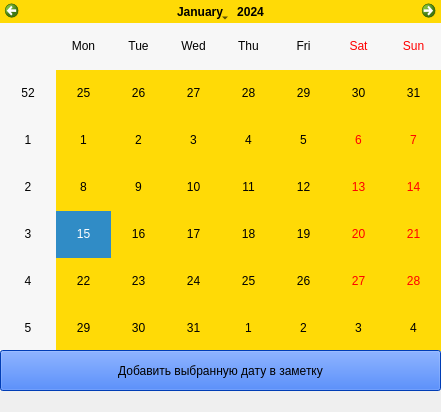
<?xml version="1.0" encoding="UTF-8"?>
<ui version="4.0">
 <class>MainWindow</class>
 <widget class="QMainWindow" name="MainWindow">
  <property name="geometry">
   <rect>
    <x>0</x>
    <y>0</y>
    <width>441</width>
    <height>412</height>
   </rect>
  </property>
  <property name="windowTitle">
   <string>MainWindow</string>
  </property>
  <widget class="QWidget" name="centralwidget">
   <widget class="QCalendarWidget" name="calendarWidget">
    <property name="geometry">
     <rect>
      <x>0</x>
      <y>0</y>
      <width>441</width>
      <height>351</height>
     </rect>
    </property>
    <property name="styleSheet">
     <string notr="true">font: 16pt &quot;MS Shell Dlg 2&quot;;
background-color: rgb(255, 218, 6);
color: rgb(0, 0, 0);
</string>
    </property>
   </widget>
   <widget class="QPushButton" name="add">
    <property name="geometry">
     <rect>
      <x>0</x>
      <y>350</y>
      <width>441</width>
      <height>41</height>
     </rect>
    </property>
    <property name="styleSheet">
     <string notr="true">background-color: rgb(0, 85, 255);
font: 18pt &quot;MS Shell Dlg 2&quot;;</string>
    </property>
    <property name="text">
     <string>Добавить выбранную дату в заметку</string>
    </property>
   </widget>
  </widget>
  <widget class="QMenuBar" name="menubar">
   <property name="geometry">
    <rect>
     <x>0</x>
     <y>0</y>
     <width>441</width>
     <height>20</height>
    </rect>
   </property>
  </widget>
 </widget>
 <resources/>
 <connections/>
</ui>
